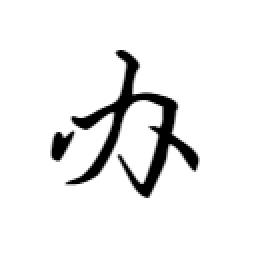
%> input picture banx.png, 127 x 127 px (shown 2 times larger)
$ octave --eval "result = Maskimgcut('banx.png');"   (GNU Octave 9; MATLAB toolbox functions it lacks are replaced by stand-ins)
%> lines starting %> are read from the running program, lines starting %| are printed output that depends on the picture; in (x1, y1, x2, y2) boxes, pixels count from 0 and x2, y2 are one past the last pixel; in counts of white or black regions, pixels touching at a corner belong together; the program's own positions count from 1
function [Img,Rate ] = Maskimgcut(  img )
%> called with img = 'banx.png'
img=imread(img);
%> img is the input picture: size 127x127x3 uint8; min 0, max 255, mean 236.4
[height, width, colour]  = size(img);
%> height = 127; width = 127; colour = 3
if colour > 1
    img = rgb2gray(img);
%> img: size 127x127 uint8
end
img=im2bw(img,graythresh(img));
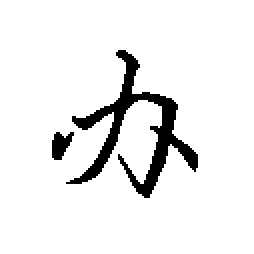
%> img: size 127x127 logical (shown 2 times larger); 92.6% white; 2 black regions, box (x1, y1, x2, y2) and area: (33, 25, 99, 99) 1095, (26, 66, 37, 80) 99
Sh=sum(img,1);
%> Sh = 127 values, max 127 at index 1, min 91 at index 82, mean 117.6
Sw=sum(img,2);
%> Sw = 127 values, max 127 at index 1, min 97 at index 73, mean 117.6
for i=1:width
if (Sh(1,i)-height*1)<0
L=i;
break
end
end
for j=1:width
if (Sh(1,j)-height*1)<0
R=j;
end
end
%> after the loop, R = 99
for k=1:height
if (Sw(k,1)-width*1)<0
U=k;
break
end
end
for l=1:height
if (Sw(l,1)-width*1)<0
D=l;
end
end
%> after the loop, D = 99
W=R-L+1;
%> W = 73
H=D-U+1;
%> H = 74
Rate=H/W;
%> Rate = 1.01
img1=img(U:D,L:R);
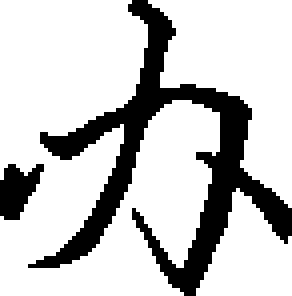
%> img1: size 74x73 logical (shown 4 times larger); 77.9% white; 2 black regions, box (x1, y1, x2, y2) and area: (7, 0, 73, 74) 1095, (0, 41, 11, 55) 99
img2=imresize(img1,[100 100]);
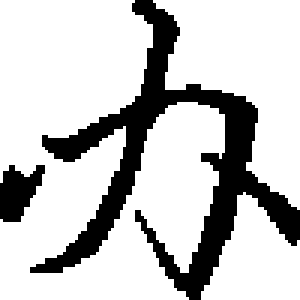
%> img2: size 100x100 logical (shown 3 times larger); 77.8% white; 2 black regions, box (x1, y1, x2, y2) and area: (10, 0, 100, 100) 2034, (0, 55, 15, 74) 185
Img=img2;
end

$ run again, on lix.png
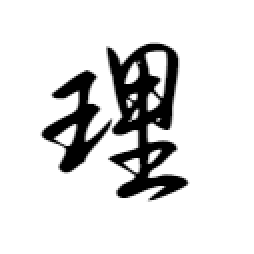
%> input picture lix.png, 127 x 127 px (shown 2 times larger)
%> in Maskimgcut, img is the input picture: size 127x127x3 uint8; min 0, max 255, mean 221
%> in Maskimgcut, `img=im2bw(img,graythresh(img));`:
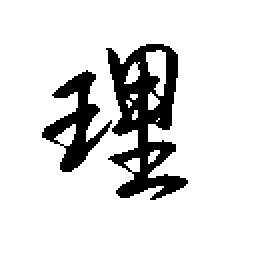
%> img: size 127x127 logical (shown 2 times larger); 86.5% white; 2 black regions, box (x1, y1, x2, y2) and area: (53, 22, 94, 100) 1518, (21, 35, 56, 86) 659
%> Sh = 127 values, max 127 at index 1, min 54 at index 71, mean 109.9
%> Sw = 127 values, max 127 at index 1, min 80 at index 62, mean 109.9
%> after the loop in Maskimgcut, `for j=1:width`: R = 94
%> after the loop in Maskimgcut, `for l=1:height`: D = 100
%> W = 73
%> H = 78
%> Rate = 1.07
%> img1: size 78x73 logical; 61.8% white; 2 black regions, box (x1, y1, x2, y2) and area: (32, 0, 73, 78) 1518, (0, 13, 35, 64) 659
%> in Maskimgcut, `img2=imresize(img1,[100 100]);`:
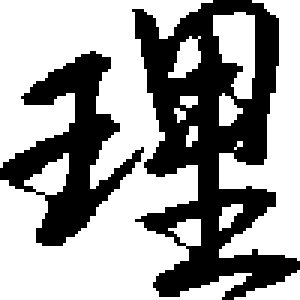
%> img2: size 100x100 logical (shown 3 times larger); 61.8% white; 2 black regions, box (x1, y1, x2, y2) and area: (44, 0, 100, 100) 2654, (0, 17, 48, 82) 1168

$ run again, on yix.png
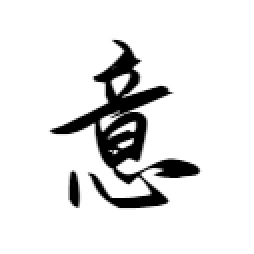
%> input picture yix.png, 127 x 127 px (shown 2 times larger)
%> in Maskimgcut, img is the input picture: size 127x127x3 uint8; min 0, max 255, mean 229.3
%> in Maskimgcut, `img=im2bw(img,graythresh(img));`:
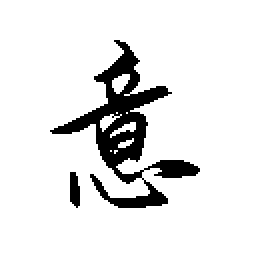
%> img: size 127x127 logical (shown 2 times larger); 89.8% white; 2 black regions, box (x1, y1, x2, y2) and area: (25, 20, 100, 104) 1565, (35, 86, 40, 104) 74
%> Sh = 127 values, max 127 at index 1, min 71 at index 65, mean 114.1
%> Sw = 127 values, max 127 at index 1, min 88 at index 88, mean 114.1
%> after the loop in Maskimgcut, `for j=1:width`: R = 100
%> after the loop in Maskimgcut, `for l=1:height`: D = 104
%> W = 75
%> H = 84
%> Rate = 1.12
%> img1: size 84x75 logical; 74% white; 2 black regions, box (x1, y1, x2, y2) and area: (0, 0, 75, 84) 1565, (10, 66, 15, 84) 74
%> in Maskimgcut, `img2=imresize(img1,[100 100]);`:
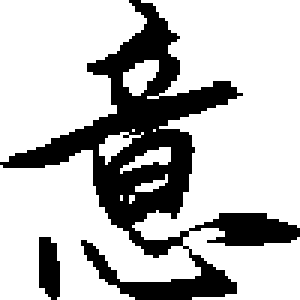
%> img2: size 100x100 logical (shown 3 times larger); 73.9% white; 2 black regions, box (x1, y1, x2, y2) and area: (0, 0, 100, 100) 2488, (13, 79, 20, 100) 123
